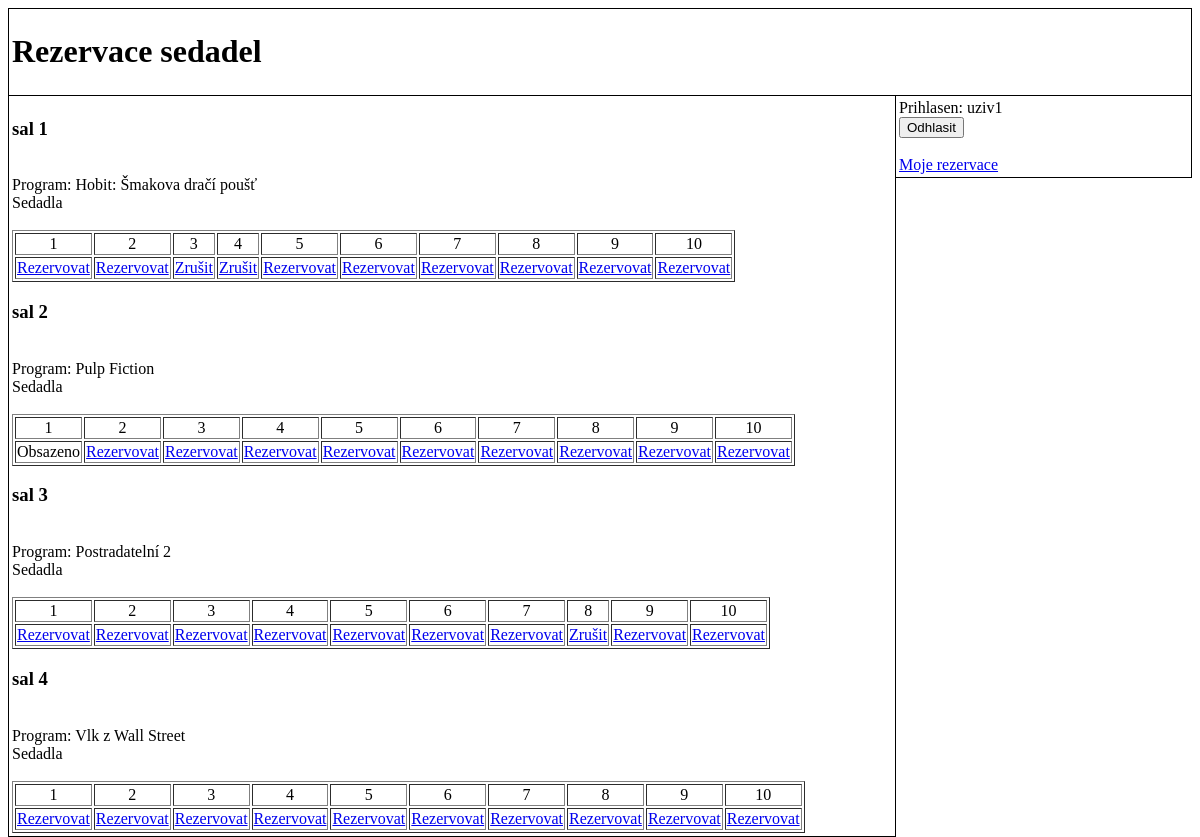
Screenshot of / (signed in) with the database file from the repository.
### tables this page shows
CREATE TABLE IF NOT EXISTS `kino_saly` (
  `kino_saly_id` int(11) NOT NULL AUTO_INCREMENT,
  `kino_saly_nazev` varchar(50) NOT NULL,
  `kino_saly_program` varchar(100) NOT NULL,
  PRIMARY KEY (`kino_saly_id`)
);

CREATE TABLE IF NOT EXISTS `uziv` (
  `uziv_id` int(11) NOT NULL AUTO_INCREMENT,
  `uziv_login` varchar(50) NOT NULL,
  `uziv_heslo` varchar(50) NOT NULL,
  PRIMARY KEY (`uziv_id`),
  UNIQUE KEY `uziv_login` (`uziv_login`)
);

### scripts.php (called while the page is built, shortened)
<?php
	function isLoggedIn(){
		if(isset($_SESSION[session_id()])){
			return TRUE;
		} else{
			return FALSE;
		}
	}
	function getUserLogin($id, $db){
		try{
			$query = $db->prepare("SELECT uziv_login FROM uziv WHERE uziv_id = ?");
		} catch(PDOException $e){
			die($e->getMessage());
		}
		$params = [$id];
		$query->execute($params);
		$login = $query->fetchColumn(0);
		return $login;
	}
?>

### index.php (the view, shortened to what this page needs)
<?php
	require_once './db_connect.php';
	require_once './scripts.php';
?>
<!DOCTYPE html>
<html>
	<head>
		<link rel="stylesheet" type="text/css" href="styl.css" />
	</head>
	<body>
		<?php
			$chyba = "";
		?>
		<div id="wrap_head">
			<div id="head">
				<h1>Rezervace sedadel</h1>
			</div>
		</div>
		<div id="wrap_body">
			<div id="body">
				<?php
					try{
						$query = $db->prepare("SELECT * FROM kino_saly");
						$query->execute();
					} catch(PDOException $e){
						die($e->getMessage());
					}
					while($row = $query->fetch(PDO::FETCH_BOTH)){
						$sal     = $row['kino_saly_nazev'];
						$program = $row['kino_saly_program'];
						$sal_id  = $row['kino_saly_id'];
						echo "<h3>$sal</h3><br />";
						echo "Program: $program<br />";
						echo "Sedadla<br /><br />";
						echo "<table border=\"1\">";
						echo "<tr align='center'> <td>1</td><td>2</td><td>3</td><td>4</td><td>5</td><td>6</td><td>7</td><td>8</td><td>9</td><td>10</td> </tr>";
						for($i = 1; $i < 11; $i++){
							try{
								$query2 = $db->prepare("SELECT kino_rezervace_idUzivatel FROM kino_rezervace WHERE kino_rezervace_idSal = ? AND kino_rezervace_kreslo = ?");
								$params = [$sal_id, $i];
								$query2->execute($params);
							} catch(PDOException $e){
								die($e->getMessage());
							}
							$pom = $query2->fetchColumn(0);
							if(isLoggedIn()){
								$id = $_SESSION[session_id()];
								if($pom == $id){
									echo "<td rowspan='3'><a href='zrusit_rezervaci.php?id=$sal_id&den=$i'>Zrušit</a></td>\n";
								} elseif($pom > 0){
									echo "<td rowspan='3'>Obsazeno</td>\n";
								} else{
									echo "<td rowspan='3'><a href='rezervovat.php?id=$sal_id&den=$i'>Rezervovat</a></td>\n";
								}
							} else{
								if($pom > 0){
									echo "<td rowspan='3'>Obsazeno</td>\n";
								} else{
									echo "<td rowspan='3'>Volno</td>\n";
								}
							}
						}
						echo "</table>";
					}
				?>
			</div>
		</div>
		<div id="wrap_login">
			<div id="login">
				<?php
					if(!isLoggedIn()){
						echo "<form action=\"\" method=\"POST\">\n";
						echo "Login: <input type=\"text\" name=\"puj_login\" /><br />\n";
						echo "Heslo: <input type=\"password\" name=\"puj_heslo\" /><br />\n";
						echo "<input type=\"submit\" name=\"puj_prihl\" value=\"Prihlasit\"/>\n";
						echo "</form>\n";
						if($chyba != ""){
							echo "<p class=\"error\"> $chyba </p> ";
						}
					} else{
						echo "Prihlasen: " . getUserLogin($_SESSION[session_id()], $db) . "<br />";
						echo "<form action=\"\" method=\"POST\">\n";
						echo "<input type=\"submit\" name=\"puj_odhl\" value=\"Odhlasit\"/>\n";
						echo "</form>\n <br />";
						echo "<a href='rezervace.php'>Moje rezervace</a> ";
					}
				?>
			</div>
		</div>
	</body>
</html>

### styl.css (style rules this page uses)
#wrap_head { width : 100%; float : left; }
#head, #body, #login { border-style : solid; border-color : black; border-width : 1px; padding : 3px; }
#wrap_body { width : 75%; float : left; }
#body { border-style : none solid solid solid; }
#wrap_login { width : 25%; float : left; }
#login { border-style : none solid solid none; }

### rows the page displays
kino_saly: kino_saly_nazev "sal 1", kino_saly_program "Hobit: Šmakova dračí poušť"
kino_saly: kino_saly_nazev "sal 2", kino_saly_program "Pulp Fiction"
kino_saly: kino_saly_nazev "sal 3", kino_saly_program "Postradatelní 2"
kino_saly: kino_saly_nazev "sal 4", kino_saly_program "Vlk z Wall Street"
uziv: uziv_login "uziv1"
